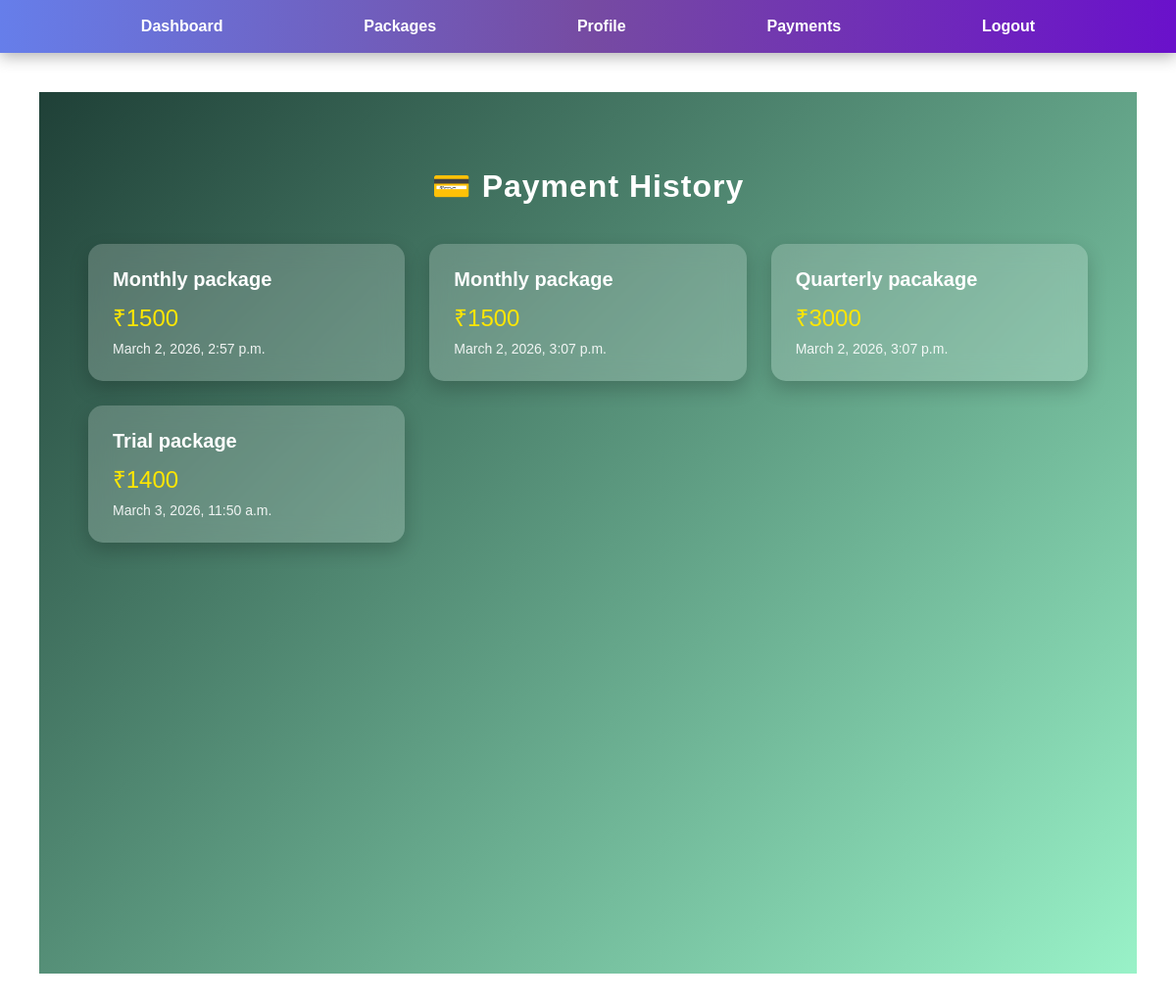
/payments/ (signed in), run on the app's committed database.
### packages/models.py (models this page shows, shortened)
class Payment(models.Model):
    user = models.ForeignKey(User, on_delete=models.CASCADE)
    package = models.ForeignKey(Package, on_delete=models.CASCADE)
    trainer = models.ForeignKey(
        Trainer,
        on_delete=models.SET_NULL,
        null=True,
        blank=True
    )
    amount = models.IntegerField()
    payment_date = models.DateTimeField(auto_now_add=True)
    status = models.CharField(max_length=20, default="Paid")

class Package(models.Model):
    name = models.CharField(max_length=100)
    price = models.IntegerField()
    duration = models.IntegerField()

### accounts/views.py (the view)
# urls.py: path('payments/', views.payment_history, name="payments"),
def payment_history(request):
    payments = Payment.objects.filter(
        user=request.user
    )
    return render(
        request,
        "payment_history.html",
        {"payments": payments}
    )

### templates/payment_history.html (shortened to what this page needs)
{% extends 'base.html' %}
{% block content %}
<div class="payments-section">
<h2 class="payments-title">💳 Payment History</h2>
<div class="payments-grid">
{% for p in payments %}
<div class="payment-card">
    <div class="package">{{p.package.name}}</div>
    <div class="amount">₹{{p.amount}}</div>
    <div class="date">{{p.payment_date}}</div>
</div>
{% empty %}
<p style="color:white; text-align:center;">No payments yet.</p>
{% endfor %}
</div>
</div>
{% endblock %}

### templates/base.html (shortened to what this page needs)
<body>
{% block navbar %}
<nav>
    <a href="/dashboard/">Dashboard</a>
    <a href="/packages/">Packages</a>
    <a href="/profile/">Profile</a>
    <a href="/payments/">Payments</a>
    <a href="/logout/">Logout</a>
</nav>
{% endblock %}
<div class="container">
    {% block content %}
    {% endblock %}
</div>
</body>

### templates/base.html (style rules this page uses)
body { margin: 0; font-family: Arial, sans-serif; }
nav { width: 100%; padding: 18px 0; background: linear-gradient(90deg, #667eea, #764ba2, #6a11cb); display: flex; justify-content: space-evenly; align-items: center; position: sticky; top: 0; z-index: 1000; box-shadow: 0 4px 15px rgba(0,0,0,0.3); }
nav a { color: white; text-decoration: none; font-weight: 600; font-size: 16px; position: relative; transition: 0.3s ease; }
nav a::after { content: ""; position: absolute; width: 0%; height: 2px; bottom: -6px; left: 0; background: #ffe600; transition: width 0.3s ease; }
.container { padding: 40px; }

### templates/payment_history.html (style rules this page uses)
.payments-section { min-height: 100vh; padding: 50px; background: linear-gradient(135deg, #1f4037, #99f2c8); font-family: Arial, sans-serif; }
.payments-title { text-align: center; font-size: 32px; color: white; margin-bottom: 40px; letter-spacing: 1px; }
.payments-grid { display: grid; grid-template-columns: repeat(auto-fit, minmax(280px, 1fr)); gap: 25px; }
.payment-card { background: rgba(255, 255, 255, 0.2); backdrop-filter: blur(12px); border-radius: 15px; padding: 25px; color: white; box-shadow: 0 8px 20px rgba(0,0,0,0.2); transition: all 0.3s ease; animation: fadeUp 0.6s ease forwards; }
.package { font-size: 20px; font-weight: bold; margin-bottom: 10px; }
.amount { font-size: 24px; color: #ffe600; margin-bottom: 8px; }
.date { font-size: 14px; opacity: 0.9; }

### data on the page
Payment: package.name "Monthly package", amount "1500", payment_date "March 2, 2026, 2:57 p.m."
Payment: package.name "Monthly package", amount "1500", payment_date "March 2, 2026, 3:07 p.m."
Payment: package.name "Quarterly pacakage", amount "3000", payment_date "March 2, 2026, 3:07 p.m."
Payment: package.name "Trial package", amount "1400", payment_date "March 3, 2026, 11:50 a.m."
